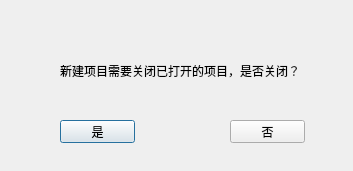
<?xml version="1.0" encoding="UTF-8"?>
<ui version="4.0">
 <class>close_or_not</class>
 <widget class="QDialog" name="close_or_not">
  <property name="geometry">
   <rect>
    <x>0</x>
    <y>0</y>
    <width>353</width>
    <height>171</height>
   </rect>
  </property>
  <property name="windowTitle">
   <string>提示</string>
  </property>
  <widget class="QPushButton" name="yes">
   <property name="geometry">
    <rect>
     <x>60</x>
     <y>120</y>
     <width>75</width>
     <height>23</height>
    </rect>
   </property>
   <property name="text">
    <string>是</string>
   </property>
  </widget>
  <widget class="QPushButton" name="no">
   <property name="geometry">
    <rect>
     <x>230</x>
     <y>120</y>
     <width>75</width>
     <height>23</height>
    </rect>
   </property>
   <property name="text">
    <string>否</string>
   </property>
  </widget>
  <widget class="QLabel" name="label">
   <property name="geometry">
    <rect>
     <x>60</x>
     <y>30</y>
     <width>281</width>
     <height>81</height>
    </rect>
   </property>
   <property name="text">
    <string>新建项目需要关闭已打开的项目，是否关闭？</string>
   </property>
  </widget>
 </widget>
 <resources/>
 <connections/>
</ui>
